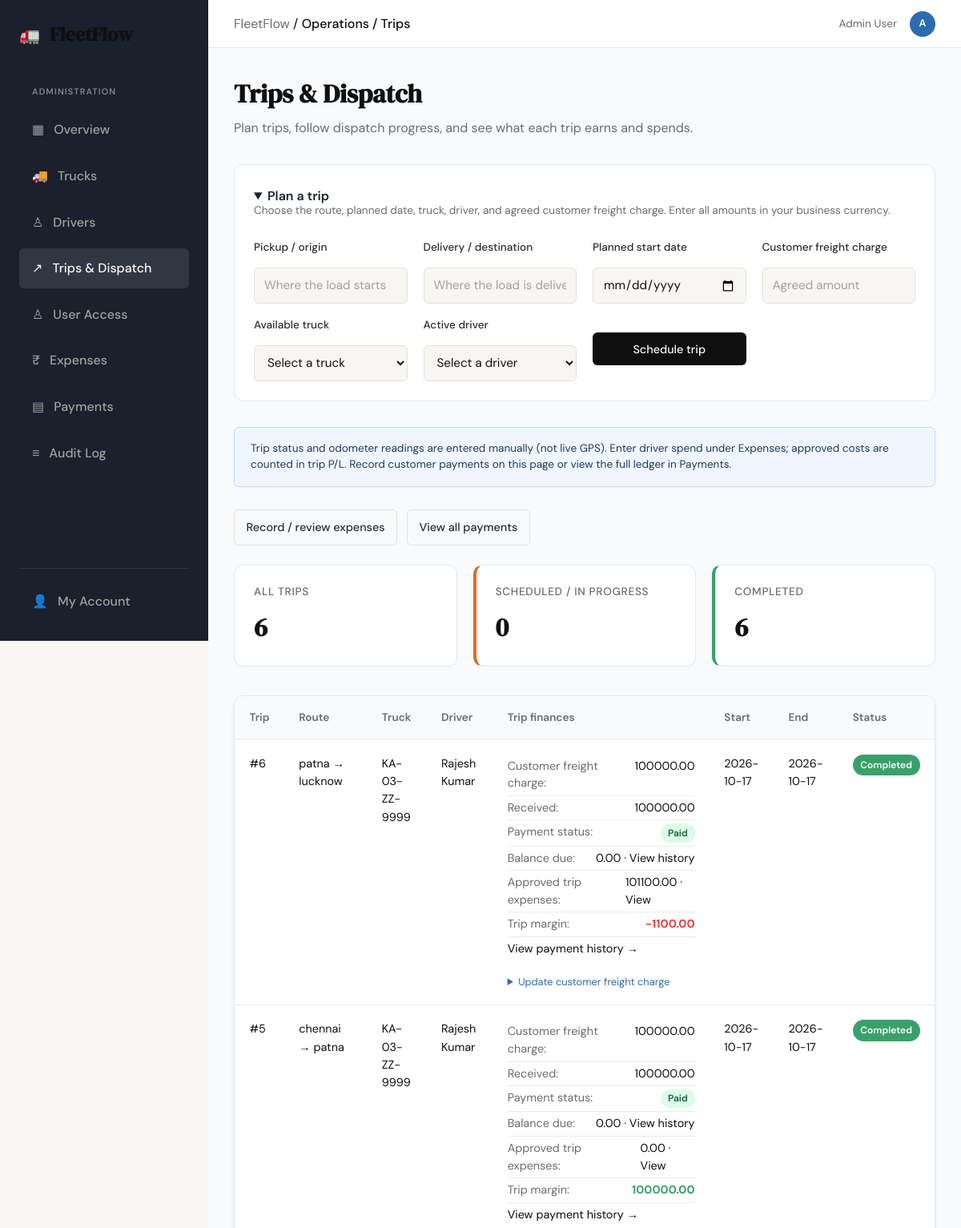
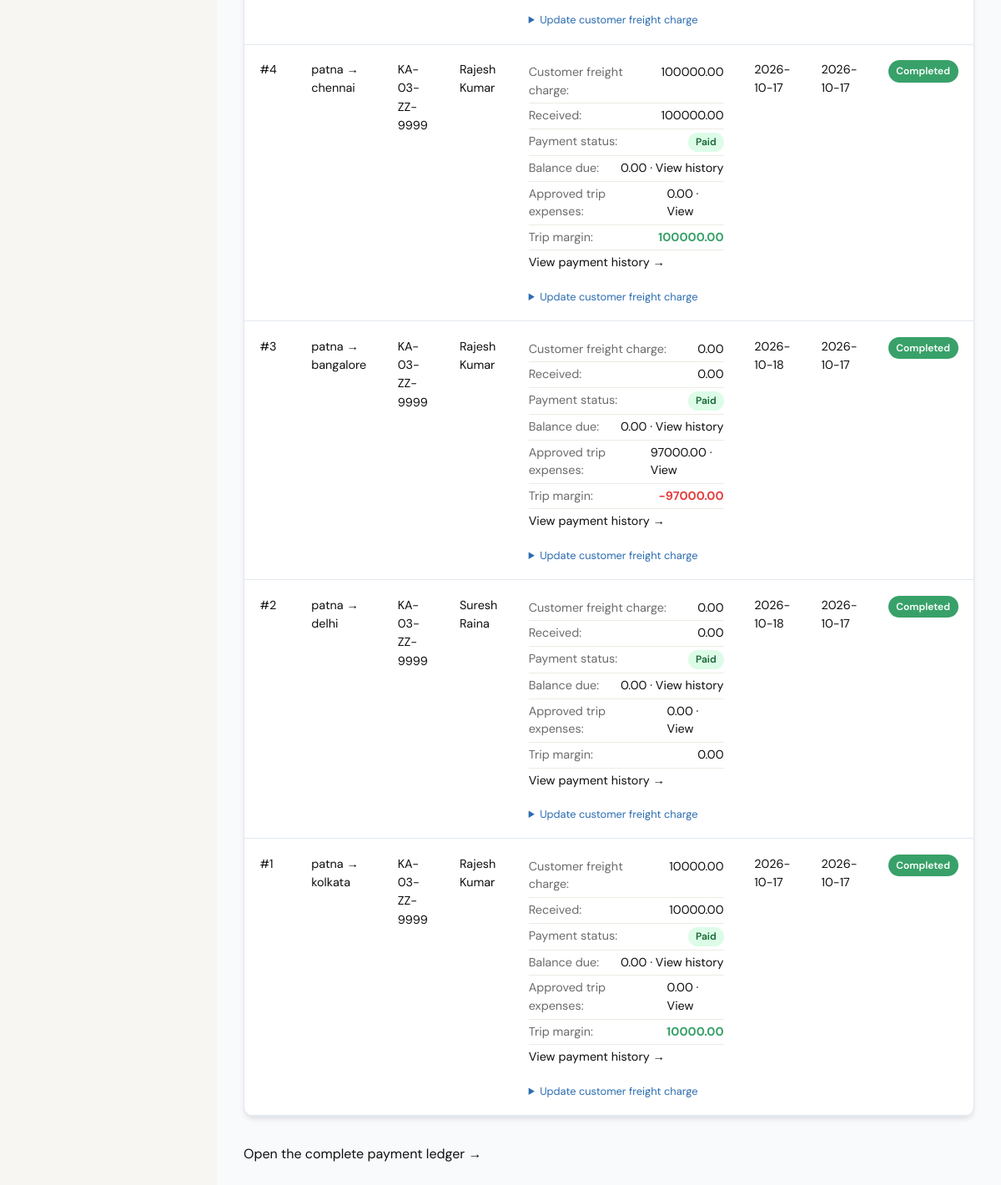
The app's page /trips (signed in) with its own data (2 pictures, top to bottom).
### tables this page shows
CREATE TABLE users (
                user_id INTEGER PRIMARY KEY AUTOINCREMENT,
                email TEXT NOT NULL UNIQUE,
                password TEXT NOT NULL,
                is_approved BOOLEAN DEFAULT 0,
                role TEXT CHECK(role IN ('Admin', 'User')) DEFAULT 'User',
                created_at DATETIME DEFAULT CURRENT_TIMESTAMP
            , full_name TEXT, is_rejected BOOLEAN NOT NULL DEFAULT 0, is_terminated BOOLEAN NOT NULL DEFAULT 0, terminated_at DATETIME, job_role TEXT NOT NULL DEFAULT 'User');

CREATE TABLE trips (
                trip_id INTEGER PRIMARY KEY AUTOINCREMENT,
                truck_id INTEGER NOT NULL,
                driver_id INTEGER NOT NULL,
                start_date DATE NOT NULL,
                end_date DATE,
                start_odometer INTEGER,
                end_odometer INTEGER,
                route_from TEXT NOT NULL,
                route_to TEXT NOT NULL,
                status TEXT CHECK(status IN ('Scheduled', 'In Progress', 'Completed', 'Cancelled')) DEFAULT 'Scheduled', freight_amount REAL NOT NULL DEFAULT 0,
                FOREIGN KEY (truck_id) REFERENCES trucks(truck_id),
                FOREIGN KEY (driver_id) REFERENCES drivers(driver_id)
            );

### app.py (the view)
@app.route("/trips")
@access_required
def trips():
    session.setdefault("csrf_token", secrets.token_urlsafe(32))
    conn = get_db()
    rows = conn.execute(
        "SELECT trips.trip_id, trips.start_date, trips.end_date, trips.route_from, "
        "trips.route_to, trips.status, trips.freight_amount, drivers.name AS driver_name, "
        "trucks.registration_number, COALESCE(payments.amount_received, 0) AS amount_received, "
        "COALESCE(costs.approved_expenses, 0) AS approved_expenses, "
        "COALESCE(costs.pending_expenses, 0) AS pending_expenses "
        "FROM trips "
        "LEFT JOIN drivers ON drivers.driver_id = trips.driver_id "
        "LEFT JOIN trucks ON trucks.truck_id = trips.truck_id "
        "LEFT JOIN (SELECT trip_id, SUM(amount) AS amount_received "
        "FROM trip_payments GROUP BY trip_id) AS payments ON payments.trip_id = trips.trip_id "
        "LEFT JOIN (SELECT trip_id, "
        "SUM(CASE WHEN status = 'Approved' THEN amount ELSE 0 END) AS approved_expenses, "
        "SUM(CASE WHEN status = 'Pending' THEN amount ELSE 0 END) AS pending_expenses "
        "FROM expenses GROUP BY trip_id) AS costs ON costs.trip_id = trips.trip_id "
        "ORDER BY trips.trip_id DESC"
    ).fetchall()
    counts = conn.execute(
        "SELECT COUNT(*) AS total, "
        "SUM(CASE WHEN status IN ('Scheduled', 'In Progress') THEN 1 ELSE 0 END) AS active, "
        "SUM(CASE WHEN status = 'Completed' THEN 1 ELSE 0 END) AS completed "
        "FROM trips"
    ).fetchone()
    active_truck_ids = conn.execute(
        "SELECT DISTINCT truck_id FROM trips WHERE status IN ('Scheduled', 'In Progress')"
    ).fetchall()
    active_driver_ids = conn.execute(
        "SELECT DISTINCT driver_id FROM trips WHERE status IN ('Scheduled', 'In Progress')"
    ).fetchall()
    active_truck_ids = {row['truck_id'] for row in active_truck_ids}
    active_driver_ids = {row['driver_id'] for row in active_driver_ids}
    available_trucks = [
        dict(row) for row in conn.execute(
            "SELECT truck_id, registration_number, model FROM trucks "
            "WHERE status = 'Available' ORDER BY registration_number"
        ).fetchall()
        if row['truck_id'] not in active_truck_ids
    ]
    available_drivers = [
        dict(row) for row in conn.execute(
            "SELECT driver_id, name FROM drivers "
            "WHERE status = 'Active' AND is_terminated = 0 "
            "ORDER BY name COLLATE NOCASE"
        ).fetchall()
        if row['driver_id'] not in active_driver_ids
    ]
    conn.close()
    return render_template(
        "trips.html",
        trips=rows,
        counts=counts,
        available_trucks=available_trucks,
        available_drivers=available_drivers,
        today=date.today().isoformat(),
        can_dispatch=bool(
            session.get('is_admin')
            or session.get('role') == 'Admin'
            or session.get('job_role') == 'Dispatcher'
        ),
        csrf_token=session.get('csrf_token'),
        block_content='dashboard'
    )

### controller/access_controller.py (called while the page is built)
    def is_authorized(self, user_id):
        user = self.db.execute(
            "SELECT is_approved, is_rejected, is_terminated FROM users WHERE user_id = ?",
            (user_id,)
        ).fetchone()
        return (
            user
            and user['is_approved'] == 1
            and not user['is_rejected']
            and not user['is_terminated']
        )

    def is_terminated(self, user_id):
        user = self.db.execute(
            "SELECT is_terminated FROM users WHERE user_id = ?", (user_id,)
        ).fetchone()
        return bool(user and user['is_terminated'])

### database/db.py (called while the page is built)
def get_db():
    conn = sqlite3.connect(DATABASE_PATH)
    conn.row_factory = sqlite3.Row
    conn.execute("PRAGMA foreign_keys = ON")
    return conn

### templates/trips.html (shortened to what this page needs)
{% extends "base.html" %}
{% block breadcrumb %}Operations / Trips{% endblock %}
{% block content_dashboard %}
<div class="dashboard-page">
    <div class="panel-header">
    <div>
        <h1 class="dashboard-title">Trips & Dispatch</h1>
        <p class="dashboard-subtitle">Plan trips, follow dispatch progress, and see what each trip earns and spends.</p>
    </div>
    </div>
    {% if can_dispatch %}
    <details class="dispatch-panel" open>
    <summary class="dispatch-panel-summary">Plan a trip</summary>
    <p class="account-help">Choose the route, planned date, truck, driver, and agreed customer freight charge. Enter all amounts in your business currency.</p>
    {% if available_trucks and available_drivers %}
    <form action="{{ url_for('create_trip') }}" method="POST" class="dispatch-form">
        <div class="form-group">
            <label for="route_from">Pickup / origin</label>
            <input class="form-input" id="route_from" name="route_from" maxlength="120" placeholder="Where the load starts" required>
        </div>
        <div class="form-group">
            <label for="route_to">Delivery / destination</label>
            <input class="form-input" id="route_to" name="route_to" maxlength="120" placeholder="Where the load is delivered" required>
        </div>
        <div class="form-group">
            <label for="start_date">Planned start date</label>
            <input class="form-input" type="date" id="start_date" name="start_date" required>
        </div>
        <div class="form-group">
            <label for="freight_amount">Customer freight charge</label>
            <input class="form-input" type="number" id="freight_amount" name="freight_amount" min="0.01" max="100000000" step="0.01" placeholder="Agreed amount" required>
        </div>
        <div class="form-group">
            <label for="truck_id">Available truck</label>
            <select class="form-input" id="truck_id" name="truck_id" required>
                <option value="">Select a truck</option>
            </select>
        </div>
        <div class="form-group">
            <label for="driver_id">Active driver</label>
            <select class="form-input" id="driver_id" name="driver_id" required>
                <option value="">Select a driver</option>
            </select>
        </div>
        <button type="submit" class="btn-primary dispatch-submit">Schedule trip</button>
    </form>
    {% else %}
    <p class="account-help">A trip can be scheduled when at least one truck is available and one driver is active and unassigned.</p>
    {% endif %}
    </details>
    {% endif %}
    <div class="dispatch-transparency-note">
    Trip status and odometer readings are entered manually (not live GPS). Enter driver spend under Expenses; approved costs are counted in trip P/L. Record customer payments on this page or view the full ledger in Payments.
    </div>
    <div class="trip-page-links">
        <a class="btn-ghost" href="{{ url_for('expenses') }}">Record / review expenses</a>
        <a class="btn-ghost" href="{{ url_for('payments') }}">View all payments</a>
    </div>
    <div class="stats-grid">
        <div class="stat-tile"><span class="stat-label">All Trips</span><span class="stat-value">{{ counts.total or 0 }}</span></div>
        <div class="stat-tile" style="border-left: 4px solid var(--status-trip);"><span class="stat-label">Scheduled / In Progress</span><span class="stat-value">{{ counts.active or 0 }}</span></div>
        <div class="stat-tile" style="border-left: 4px solid var(--status-available);"><span class="stat-label">Completed</span><span class="stat-value">{{ counts.completed or 0 }}</span></div>
    </div>
    <div class="table-container">
        <table class="fleet-table">
            <thead><tr><th>Trip</th><th>Route</th><th>Truck</th><th>Driver</th><th>Trip finances</th><th>Start</th><th>End</th><th>Status</th></tr></thead>
            <tbody>
                {% for trip in trips %}
                {% set trip_due = trip.freight_amount - trip.amount_received %}
                <tr>
                    <td>#{{ trip.trip_id }}</td>
                    <td>{{ trip.route_from }} → {{ trip.route_to }}</td>
                    <td>{{ trip.registration_number or 'Unassigned' }}</td>
                    <td>{{ trip.driver_name or 'Unassigned' }}</td>
                    <td class="trip-finances">
                        <div><span>Customer freight charge:</span> {{ '%.2f'|format(trip.freight_amount) }}</div>
                        <div><span>Received:</span> {{ '%.2f'|format(trip.amount_received) }}</div>
                        <div><span>Payment status:</span> <span class="payment-status-badge {% if trip_due <= 0 %}payment-status-paid{% elif trip.amount_received > 0 %}payment-status-partially-paid{% else %}payment-status-due{% endif %}">{% if trip_due <= 0 %}Paid{% elif trip.amount_received > 0 %}Partially paid{% else %}Due{% endif %}</span></div>
                        <div><span>Balance due:</span> <a href="{{ url_for('payments', trip=trip.trip_id) }}">{{ '%.2f'|format([trip_due, 0]|max) }} · View history</a></div>
                        <div><span>Approved trip expenses:</span> <a href="{{ url_for('expenses', trip=trip.trip_id) }}#expense-history">{{ '%.2f'|format(trip.approved_expenses) }} · View</a></div>
                        <div><span>Trip margin:</span> <span class="{% if trip.freight_amount - trip.approved_expenses > 0 %}profit-loss-positive{% elif trip.freight_amount - trip.approved_expenses < 0 %}profit-loss-negative{% endif %}">{{ '%.2f'|format(trip.freight_amount - trip.approved_expenses) }}</span></div>
                        <div><a href="{{ url_for('payments', trip=trip.trip_id) }}">View payment history →</a></div>
                        {% if can_dispatch %}
                        <details class="trip-freight-edit">
                            <summary>Update customer freight charge</summary>
                        </details>
                        {% endif %}
                    </td>
                    <td>{{ trip.start_date }}</td>
                    <td>{{ trip.end_date or '—' }}</td>
                    <td>
                        <span class="status-badge {% if trip.status == 'Completed' %}badge-available{% elif trip.status == 'Cancelled' %}badge-maint{% else %}badge-trip{% endif %}">{{ trip.status }}</span>
                    </td>
                </tr>
                {% else %}
                <tr><td colspan="8" class="user-empty-state">No trips are scheduled yet.</td></tr>
                {% endfor %}
            </tbody>
        </table>
    </div>
    <section class="recent-trip-payments">
        <a href="{{ url_for('payments') }}">Open the complete payment ledger →</a>
    </section>
</div>
{% endblock %}

### templates/base.html (shortened to what this page needs)
<!DOCTYPE html>
<html lang="en">
<head>
    <link rel="stylesheet" href="{{ url_for('static', filename='css/style.css') }}">
</head>
<body class="{{ 'dashboard-body' if block_content == 'dashboard' else '' }}">
    {% if block_content == 'dashboard' %}
    <div class="dashboard-layout">
        <aside class="sidebar">
            <div class="sidebar-header">
                <span class="brand-icon">🚛</span>
                <span class="brand-name">FleetFlow</span>
            </div>
            <nav class="sidebar-nav">
                {% if session.get('is_admin') or session.get('role') == 'Admin' %}
                <span class="nav-section-label">Administration</span>
                <a href="{{ url_for('admin_dashboard') }}" class="nav-item{% if request.endpoint == 'admin_dashboard' %} active{% endif %}"><span>▦</span> Overview</a>
                <a href="{{ url_for('trucks') }}" class="nav-item{% if request.endpoint in ('trucks', 'add_truck', 'edit_truck', 'delete_truck') %} active{% endif %}"><span>🚚</span> Trucks</a>
                <a href="{{ url_for('drivers') }}" class="nav-item{% if request.endpoint in ('drivers', 'add_driver', 'edit_driver', 'upload_driver_document', 'download_driver_document') %} active{% endif %}"><span>♙</span> Drivers</a>
                <a href="{{ url_for('trips') }}" class="nav-item{% if request.endpoint in ('trips', 'create_trip', 'update_trip_status', 'update_trip_freight', 'record_trip_payment') %} active{% endif %}"><span>↗</span> Trips & Dispatch</a>
                <a href="{{ url_for('admin_users') }}" class="nav-item{% if request.endpoint in ('admin_users', 'approve_user', 'reject_user') %} active{% endif %}"><span>♙</span> User Access</a>
                <a href="{{ url_for('expenses') }}" class="nav-item{% if request.endpoint in ('expenses', 'review_expense', 'correct_expense_amount') %} active{% endif %}"><span>₹</span> Expenses</a>
                <a href="{{ url_for('payments') }}" class="nav-item{% if request.endpoint in ('payments', 'correct_payment_amount') %} active{% endif %}"><span>▤</span> Payments</a>
                <a href="{{ url_for('admin_audit') }}" class="nav-item{% if request.endpoint == 'admin_audit' %} active{% endif %}"><span>≡</span> Audit Log</a>
                {% endif %}
            </nav>
            <div class="sidebar-footer">
                <a href="{{ url_for('account') }}" class="nav-item{% if request.endpoint == 'account' %} active{% endif %}"><span>👤</span> My Account</a>
            </div>
        </aside>
        <div class="app-container">
            <nav class="top-bar">
                <div class="breadcrumbs">
                    <span style="color: var(--ink-muted);">FleetFlow</span> /
                    <span style="color: var(--ink); font-weight: 500;">{% block breadcrumb %}Dashboard{% endblock %}</span>
                </div>
                <div class="user-profile" style="display: flex; align-items: center; gap: 1rem;">
                    {% set profile_name = session.get('full_name') or session.get('email', 'Account') %}
                    <span style="font-size: 0.85rem; color: var(--ink-muted);">{{ profile_name }}</span>
                    <div aria-label="{{ profile_name }}" title="{{ profile_name }}" style="width: 32px; height: 32px; border-radius: 50%; background: var(--industry-blue); color: white; display: flex; align-items: center; justify-content: center; font-size: 0.8rem; font-weight: 600;">{{ session.get('avatar_initials') or profile_name[:1]|upper }}</div>
                </div>
            </nav>
            <main class="main-content" style="padding: 2rem;">
                {% block content_dashboard %}{% endblock %}
            </main>
        </div>
    </div>
    {% endif %}
</body>
</html>

### records on screen
users: full_name "Admin User"
trips: trip_id "6", route_from "patna", route_to "lucknow", registration_number "KA-03-ZZ-9999", driver_name "Rajesh Kumar", freight_amount "100000.00", amount_received "100000.00", value "0.00", approved_expenses "101100.00", trip.freight_amount-trip.approved_expenses "-1100.00", start_date "2026-10-17", end_date "2026-10-17", status "Completed"
trips: trip_id "5", route_from "chennai", route_to "patna", registration_number "KA-03-ZZ-9999", driver_name "Rajesh Kumar", freight_amount "100000.00", amount_received "100000.00", value "0.00", approved_expenses "0.00", trip.freight_amount-trip.approved_expenses "100000.00", start_date "2026-10-17", end_date "2026-10-17", status "Completed"
trips: trip_id "4", route_from "patna", route_to "chennai", registration_number "KA-03-ZZ-9999", driver_name "Rajesh Kumar", freight_amount "100000.00", amount_received "100000.00", value "0.00", approved_expenses "0.00", trip.freight_amount-trip.approved_expenses "100000.00", start_date "2026-10-17", end_date "2026-10-17", status "Completed"
trips: trip_id "3", route_from "patna", route_to "bangalore", registration_number "KA-03-ZZ-9999", driver_name "Rajesh Kumar", freight_amount "0.00", amount_received "0.00", value "0.00", approved_expenses "97000.00", trip.freight_amount-trip.approved_expenses "-97000.00", start_date "2026-10-18", end_date "2026-10-17", status "Completed"
trips: trip_id "2", route_from "patna", route_to "delhi", registration_number "KA-03-ZZ-9999", driver_name "Suresh Raina", freight_amount "0.00", amount_received "0.00", value "0.00", approved_expenses "0.00", trip.freight_amount-trip.approved_expenses "0.00", start_date "2026-10-18", end_date "2026-10-17", status "Completed"
trips: trip_id "1", route_from "patna", route_to "kolkata", registration_number "KA-03-ZZ-9999", driver_name "Rajesh Kumar", freight_amount "10000.00", amount_received "10000.00", value "0.00", approved_expenses "0.00", trip.freight_amount-trip.approved_expenses "10000.00", start_date "2026-10-17", end_date "2026-10-17", status "Completed"

### other values on screen
{{ session.get('avatar_initials') or profile_name[:1]|upper }} "A"
{{ counts.total or 0 }} "6"
{{ counts.active or 0 }} "0"
{{ counts.completed or 0 }} "6"
